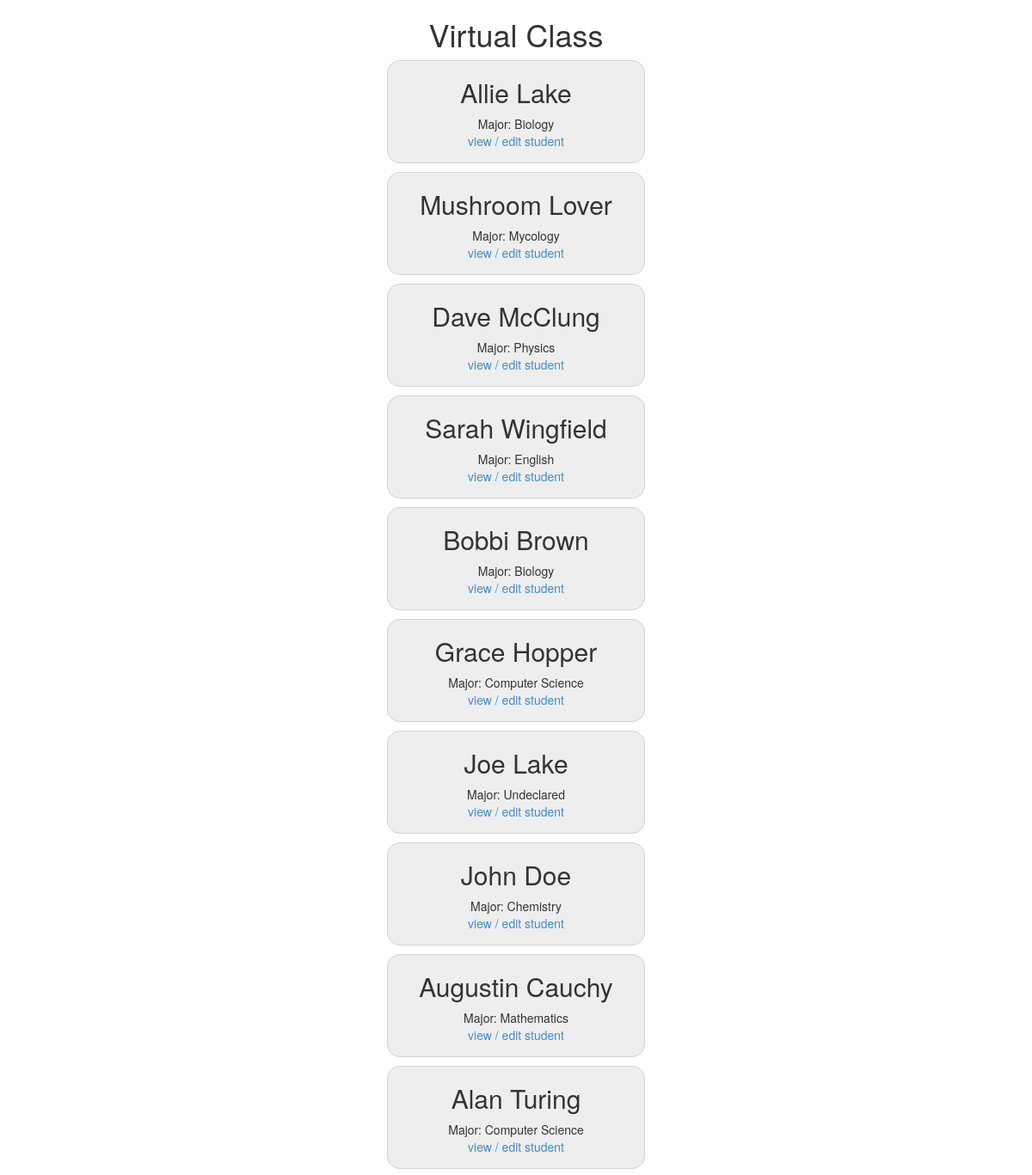
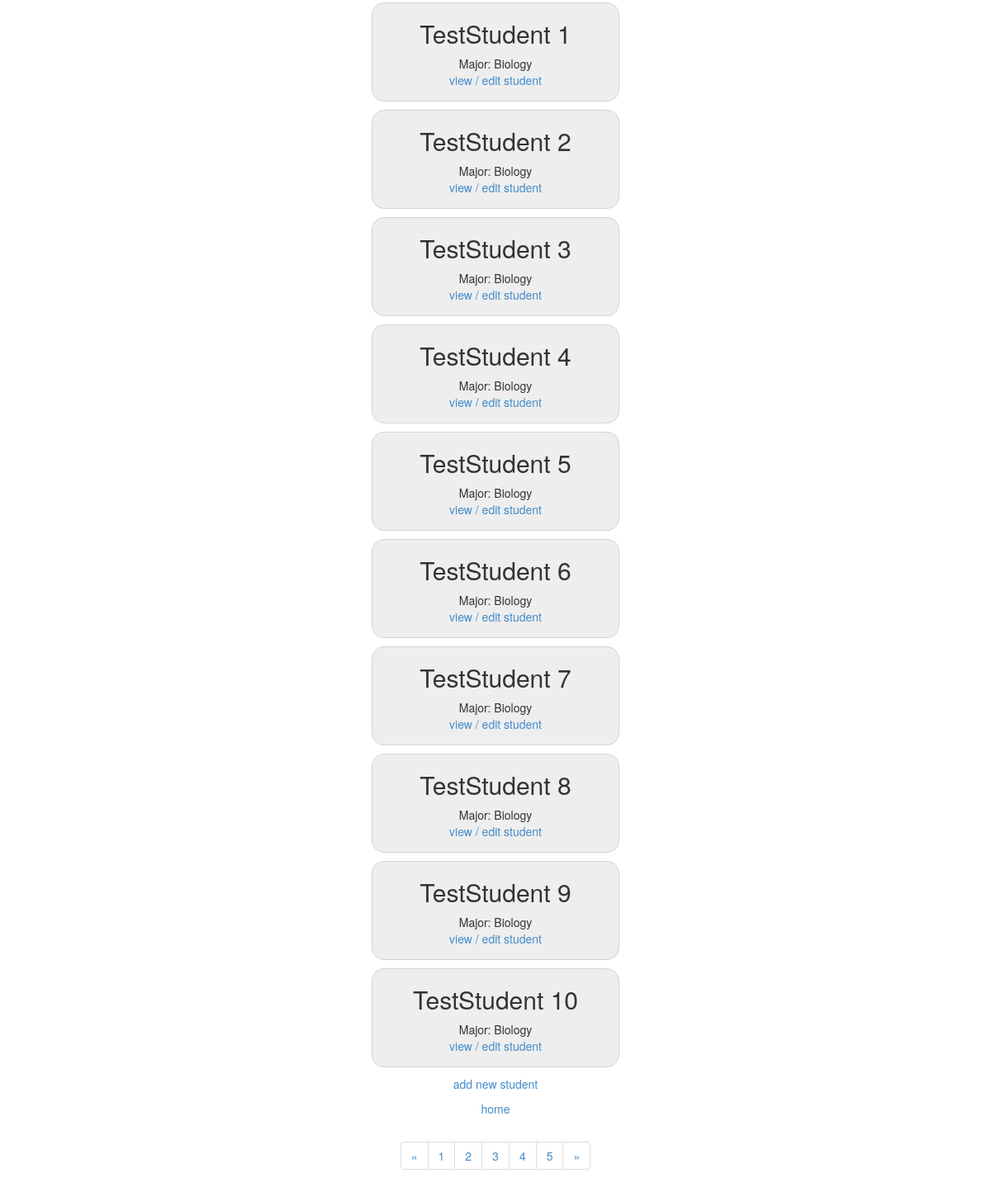
The page /index.php/student on the database its author committed (2 pictures, top to bottom).
### tables this page shows
CREATE TABLE `student` (
  `id` int(11) NOT NULL AUTO_INCREMENT,
  `firstname` varchar(128) NOT NULL,
  `middlename` varchar(128) DEFAULT NULL,
  `lastname` varchar(128) NOT NULL,
  `dob` datetime DEFAULT NULL,
  `major_id` int(11) DEFAULT NULL,
  PRIMARY KEY (`id`),
  KEY `major_id` (`major_id`),
  CONSTRAINT `student_ibfk_1` FOREIGN KEY (`major_id`) REFERENCES `dept` (`id`) ON DELETE CASCADE
);

### application/controllers/student.php (called while the page is built, shortened)
<?php
class Student extends CI_Controller {
	public function __construct()
	{
		$this->load->model('student_model');
		$this->load->model('dept_model');
		$this->load->model('enrollment_model');
	}
	public function index()
	{
		$data['students'] = $this->student_model->get_students();
		$data['title'] = 'students list';
		$data['pagenum'] = 1;
		$this->load->view('templates/header', $data);
		$this->load->view('student/page', $data);
		$this->load->view('templates/footer');
	}
}

### index.php (called while the page is built, shortened)
<?php
require_once BASEPATH.'core/CodeIgniter.php';

### application/models/student_model.php (called while the page is built, shortened)
<?php
class Student_model extends CI_Model {
	public function get_students($id=FALSE,$pagenum=1)
	{
		if ($id === FALSE)
		{
			$query = $this->db->get('student',20,20*($pagenum-1));
			$results = $query->result_array();
			for ($i = 0; $i < count($results); ++$i) {
			    $id = $results[$i]['major_id'];
			    $this->db->select('name');
			    $this->db->where('id', $id);
			    $q = $this->db->get('dept');
			    foreach ($q->result() as $row)
			    {
			         $dept_name = $row->name;
			    }
			    $results[$i]['dept_name'] = $dept_name;
			}
			return $results;
		}
		$query = $this->db->get_where('student', array('id' => $id));
		$row = $query->row_array();
		$major_id = $row['major_id'];
		$this->db->select('name');
		$this->db->where('id', $major_id);
		$q = $this->db->get('dept');
		$dept_name = $q->row()->name;
		$row['dept_name'] = $dept_name;
		return $row;
	}
}

### application/views/student/page.php (the view)
<div id="wrap">
	<ul class ="students">
		<?php foreach ($students as $student_item): ?>
		<li>
		    <h2><?php echo $student_item['firstname'].' '.$student_item['middlename'].' '.$student_item['lastname'] ?></h2>
		    <div class="main">
		    	<?php echo "Major:" ?>
		        <?php echo $student_item['dept_name'] ?>
		    </div>
		    <p><a href="<?php echo base_url();?>index.php/student/view/<?php echo $student_item['id'] ?>">view / edit student </a></p>
		</li>
		<?php endforeach ?>
	</ul>
	<p><a href="<?php echo base_url();?>index.php/student/create">add new student </a></p>
	<p><a href="<?php echo base_url();?>index.php/">home</a> </p>
	<ul class="pagination">
	  <li><a href="<?php echo base_url();?>index.php/student/page/<?php echo max(1, $pagenum-1)?>">&laquo;</a></li>
	  <li><a href="<?php echo base_url();?>index.php/student/page/1">1</a></li>
	  <li><a href="<?php echo base_url();?>index.php/student/page/2">2</a></li>
	  <li><a href="<?php echo base_url();?>index.php/student/page/3">3</a></li>
	  <li><a href="<?php echo base_url();?>index.php/student/page/4">4</a></li>
	  <li><a href="<?php echo base_url();?>index.php/student/page/5">5</a></li>
	  <li><a href="<?php echo base_url();?>index.php/student/page/<?php echo $pagenum+1?>">&raquo;</a></li>
	</ul>
</div>

### assets/css/core.css (style rules this page uses)
body { font-family: "Arial"; font-size: 12px; text-align:center; }
#wrap { text-align: center; }
ul.students { list-style-type: none; width: 300px; margin: 0; padding: 0; display: inline-block; text-align: center; }
ul.students li { background: #eeeeee; border: 1px solid #d3d3d3; padding: 0px; width: 100%; height:120px; margin-bottom: 10px; margin-right: 10px; text-align: center; display: inline-block; border-radius: 15px; }

### rows shown on the page
student: firstname "Allie", lastname "Lake", dept_name "Biology"
student: firstname "Mushroom", lastname "Lover", dept_name "Mycology"
student: firstname "Dave", lastname "McClung", dept_name "Physics"
student: firstname "Sarah", lastname "Wingfield", dept_name "English"
student: firstname "Bobbi", lastname "Brown", dept_name "Biology"
student: firstname "Grace", lastname "Hopper", dept_name "Computer Science"
student: firstname "Joe", lastname "Lake", dept_name "Undeclared"
student: firstname "John", lastname "Doe", dept_name "Chemistry"
student: firstname "Augustin", lastname "Cauchy", dept_name "Mathematics"
student: firstname "Alan", lastname "Turing", dept_name "Computer Science"
student: firstname "TestStudent", lastname "1", dept_name "Biology"
student: firstname "TestStudent", lastname "2", dept_name "Biology"
student: firstname "TestStudent", lastname "3", dept_name "Biology"
student: firstname "TestStudent", lastname "4", dept_name "Biology"
student: firstname "TestStudent", lastname "5", dept_name "Biology"
student: firstname "TestStudent", lastname "6", dept_name "Biology"
student: firstname "TestStudent", lastname "7", dept_name "Biology"
student: firstname "TestStudent", lastname "8", dept_name "Biology"
student: firstname "TestStudent", lastname "9", dept_name "Biology"
student: firstname "TestStudent", lastname "10", dept_name "Biology"
